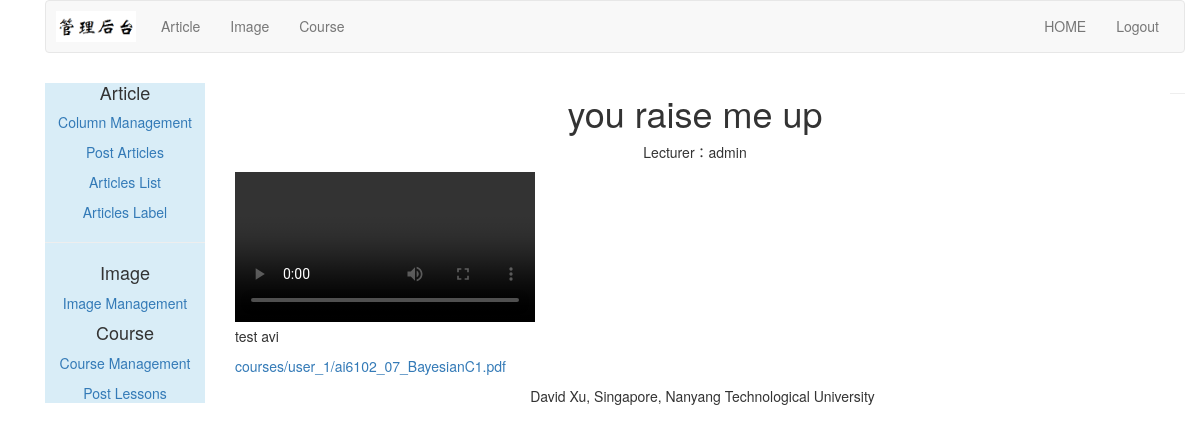
The app's page /course/detail-lesson/1/ with its own data.
### course/models.py (models this page shows, shortened)
class Lesson(models.Model):
    user = models.ForeignKey(User, on_delete=models.CASCADE, related_name="lesson_user")
    course = models.ForeignKey(Course, on_delete=models.CASCADE, related_name="lesson")
    title = models.CharField(max_length=200)
    video = models.FileField(upload_to=user_directory_path)
    description = models.TextField(blank=True)
    attach = models.FileField(blank=True, upload_to=user_directory_path)
    created = models.DateTimeField(auto_now_add=True)
    order = OrderField(blank=True, for_fields=['course'])
    class Meta:
        ordering = ['order', ]

### course/views.py (the view)
# urls.py: path('detail-lesson/<int:lesson_id>/', DetailLessonView.as_view(), name="detail_lesson"),
class DetailLessonView(LoginRequiredMixin, TemplateResponseMixin, View):
    login_url = "/account/login/"
    template_name = "course/manage/detail_lesson.html"
    def get(self, request, lesson_id):
        lesson = get_object_or_404(Lesson, id=lesson_id)
        return self.render_to_response({"lesson": lesson})

### templates/course/manage/detail_lesson.html (shortened to what this page needs)
{% extends "article/base.html" %}
{% block content %}
<div>
    <div class="text-center">
        <h1>{{ lesson.title }}</h1>
        <p>Lecturer：{{ lesson.user.username }}</p>
    </div>
    <div>
        {% if lesson.video %}
        <video src="{{ lesson.video.url }}" controls="controls" class="text-center"></video>
        {% else %}
        <p class="text-center">There is not video lesson.</p>
        {% endif %}
    </div>
    <div>
        {% if lesson.description %}
        <p>{{ lesson.description }}</p>
        {% endif %}
    </div>
    <div>
        {% if lesson.attach %}
        <p><a href="{{ lesson.attach.url }}">{{ lesson.attach.name|cut:"course/user_" }}</a></p>
        {% endif %}
    </div>
</div>
{% endblock %}

### records on screen
Lesson: title "you raise me up", user.username "admin", description "test avi", attach.name "courses/user_1/ai6102_07_BayesianC1.pdf"
